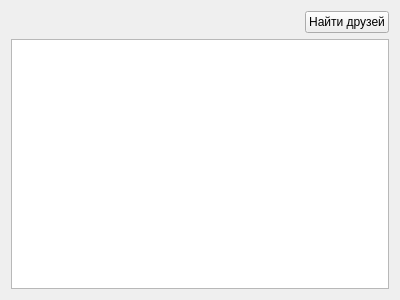
<?xml version="1.0" encoding="UTF-8"?>
<ui version="4.0">
 <class>FriendsWidget</class>
 <widget class="QWidget" name="FriendsWidget">
  <property name="geometry">
   <rect>
    <x>0</x>
    <y>0</y>
    <width>400</width>
    <height>300</height>
   </rect>
  </property>
  <property name="windowTitle">
   <string>Form</string>
  </property>
  <layout class="QVBoxLayout" name="verticalLayout">
   <item>
    <layout class="QHBoxLayout" name="horizontalLayout">
     <item>
      <spacer name="horizontalSpacer">
       <property name="orientation">
        <enum>Qt::Horizontal</enum>
       </property>
       <property name="sizeHint" stdset="0">
        <size>
         <width>40</width>
         <height>20</height>
        </size>
       </property>
      </spacer>
     </item>
     <item>
      <widget class="QPushButton" name="all_users_btn">
       <property name="text">
        <string>Найти друзей</string>
       </property>
      </widget>
     </item>
    </layout>
   </item>
   <item>
    <widget class="QTableView" name="friends_view">
     <property name="editTriggers">
      <set>QAbstractItemView::DoubleClicked</set>
     </property>
     <property name="selectionMode">
      <enum>QAbstractItemView::NoSelection</enum>
     </property>
     <property name="showGrid">
      <bool>false</bool>
     </property>
     <attribute name="horizontalHeaderVisible">
      <bool>false</bool>
     </attribute>
     <attribute name="verticalHeaderVisible">
      <bool>false</bool>
     </attribute>
    </widget>
   </item>
  </layout>
 </widget>
 <resources/>
 <connections/>
</ui>
